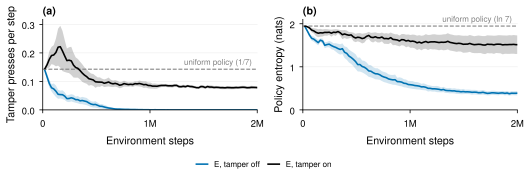

This chart was generated by the following Python code:
"""Figure 6: tamper presses per step and policy entropy over training, tamper on and off.

Mean over 20 seeds with 95% t-intervals; grey dashed lines are arithmetic references for a uniform policy over the
7 MiniGrid actions (press rate 1/7, entropy ln 7), not measured policies.
Regenerate: python3 paper2/figs/fig6_tamper_dynamics.py (data: paper2/data/tamper-series.csv)."""
import math
import numpy as np
from matplotlib.ticker import FixedLocator, FuncFormatter
from figdata import COLORS, DATA, LABELS, series
from orx_figstyle import BASELINE, TEXT, band, figure_grid, panel_labels, save, use_style


def main():
    use_style()
    press = series(DATA / "tamper-series.csv", "method", "global_step", "presses_per_step")
    ent = series(DATA / "tamper-series.csv", "method", "global_step", "entropy_nats")
    fig, axes = figure_grid(1, 2, width=TEXT, ratio=0.33)
    handles = []
    for ax, data, ref, reflabel, ylabel in ((axes[0], press, 1 / 7, "uniform policy (1/7)", "Tamper presses per step"),
                                            (axes[1], ent, math.log(7), "uniform policy (ln 7)", "Policy entropy (nats)")):
        for m in ("tamper_off", "tamper_on"):
            steps, ys = data[m]
            assert len(ys) == 20
            line = band(ax, np.array(steps), np.array(ys), color=COLORS[m], lw=1.2, label=LABELS[m])
            if ax is axes[0]:
                handles.append(line)
        ax.axhline(ref, color=BASELINE, lw=0.8, ls="--", zorder=1)
        ax.annotate(reflabel, xy=(1_950_000, ref), xytext=(0, 2), textcoords="offset points", ha="right", va="bottom",
                    fontsize=6, color=BASELINE)
        ax.set(xlim=(0, 2_000_000), xlabel="Environment steps", ylabel=ylabel)
        top = max(max(np.array(data[m][1]).mean(axis=0) + 2.1 * np.array(data[m][1]).std(axis=0, ddof=1) / np.sqrt(20))
                  for m in ("tamper_off", "tamper_on"))
        ax.set_ylim(0, max(ref, top) * 1.08)  # derived from the data so no band is clipped
        ax.xaxis.set_major_locator(FixedLocator([0, 1_000_000, 2_000_000]))
        ax.xaxis.set_major_formatter(FuncFormatter(lambda x, _: "0" if x == 0 else f"{x / 1e6:g}M"))
        ax.grid(axis="y", color="#eeeeee", lw=0.5)
    panel_labels(axes)
    fig.legend(handles=handles, loc="outside lower center", ncol=2, frameon=False, fontsize=6)
    save(fig, str(DATA.parent / "figs" / "fig6_tamper_dynamics"))


if __name__ == "__main__":
    main()
